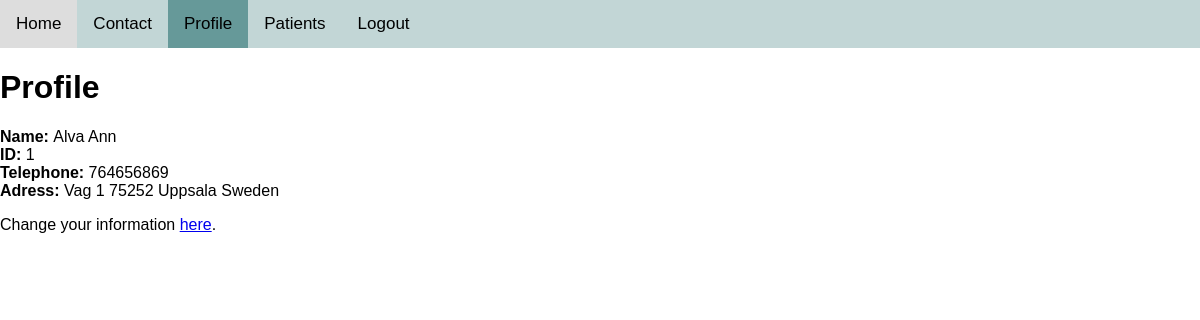
Screenshot of /html/doctorprofile.php (signed in) with the database file from the repository.
### tables this page shows
create table doctor (
	doctor_id int not null auto_increment,
    password_hash varchar(50) not null,
    email varchar(50) not null unique,
    phone int not null, 
    first_name varchar(50) not null,
    middle_name varchar(50),
    last_name varchar(50) not null,
    street varchar(50) not null,
    street_no varchar(50) not null,
    zip varchar(50),
    city varchar(50) not null,
    country varchar(50) not null, 
    primary key (doctor_id));

### html/doctorprofile.php (the view, shortened to what this page needs)
<html>
    <head>
        <link rel="stylesheet" href="top_menu_style.css">
    </head>
    <body>
        <div class="navbar">
            <a href="doctorstart.php">Home</a>
            <a href="contact.php">Contact</a>
            <a class="active" href="../html/doctorprofile.php">Profile</a>
            <a href="../html/doctorsearch.php">Patients</a>
            <a href="../html/php/logout.php">Logout</a>
        </div>
        <h1>Profile</h1>
    <?php
        include dirname(__DIR__).'/html/php/openDB.php';
        $result = mysqli_query($link, "select first_name, last_name, doctor_id, phone, street, street_no, zip, city, country
        from doctor
        where doctor_id = $_SESSION[id]")
        or
        die("Could not issue MySQL query");
        while ($row = $result->fetch_assoc()) {
            $first_name = $row["first_name"];
            $last_name = $row["last_name"];
            $doctor_id = $row["doctor_id"];
            $street = $row["street"];
            $street_no = $row["street_no"];
            $zip = $row["zip"];
            $city = $row["city"];
            $country = $row["country"];
            $phone = $row["phone"];
            echo '<b>'."Name: ".'</b>'.$first_name." ".$last_name.'<br />';
            echo '<b>'."ID: ".'</b>' .$doctor_id.'<br />';
            echo '<b>'."Telephone: ".'</b>'.$phone.'<br />';
            echo '<b>'."Adress: ".'</b>'.$street. " ".$street_no." ".$zip." ".$city." ".$country.'<br />';
        }
    ?>
    <p>Change your information <a href="../html/change_info_doctor.php">here</a>.</p>
    </body>
</html>

### html/top_menu_style.css (style rules this page uses)
body { margin: 0; font-family: Arial, Helvetica, sans-serif; }
.navbar { overflow: hidden; background-color: #c2d6d6; }
.navbar a { float: left; color: black; text-align: center; padding: 14px 16px; text-decoration: none; font-size: 17px; }
.navbar a.active { background-color: #669999; color: black; }

### rows the page displays
doctor: first_name "Alva", last_name "Ann", doctor_id "1", phone "764656869", street "Vag", street_no "1", zip "75252", city "Uppsala", country "Sweden"
